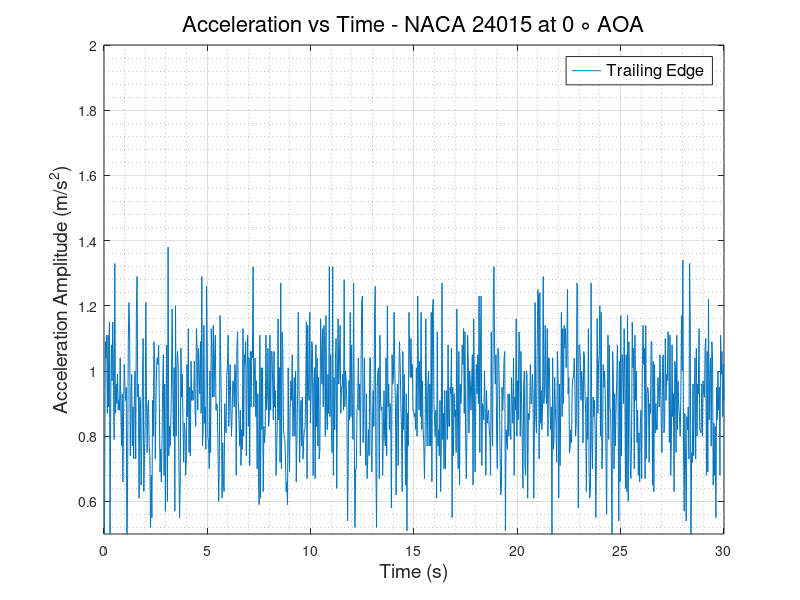
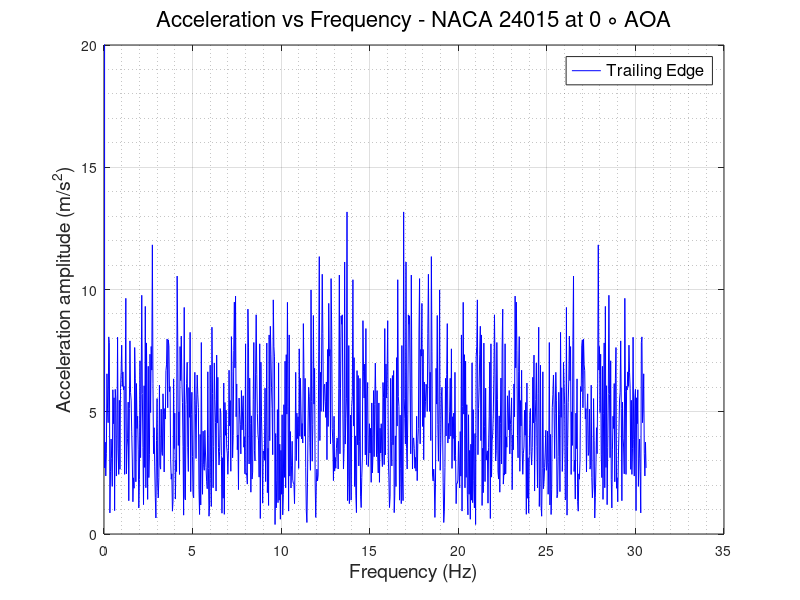

These charts were generated, in order, by the following MATLAB code:
clc
clear
close all
%% READING ACCELEROMETER DATA and defining Variables
                        % TRAILING EDGE %
data   = xlsread('TE_700rpm.csv');
TE_time   = data(:,1);
TE_X_acc  = data(:,2);
TE_Y_acc  = data(:,3);
TE_Z_acc  = data(:,4);
TE_R_acc  = sqrt(TE_X_acc.^2 + TE_Y_acc.^2 + TE_Z_acc.^2);
% plot(TE_time,TE_R_acc)
N      = numel(TE_time);
Ts     = abs(diff(TE_time(1:2)));
fs     = 1/Ts;
f_axis = [0:N-1]*fs/N;
A_freq_TE = fft(TE_Z_acc);
figure(1)
plot(TE_time, TE_Z_acc)
grid on
grid minor
xlabel('Time (s)','FontSize',14,'FontWeight','normal')
ylabel('Acceleration Amplitude (m/s^2)','FontSize',14,'FontWeight','normal')
legend ('Trailing Edge','FontSize',12,'FontWeight','normal')
title('Acceleration vs Time - NACA 24015 at 0 \circ AOA','FontSize',16,'FontWeight','normal')
ylim([0.5 2])
figure(2)
plot(f_axis,abs(A_freq_TE),'-b','LineWidth',0.5)
grid on 
grid minor
ylabel('Acceleration amplitude (m/s^2)','FontSize',14,'FontWeight','normal')
xlabel('Frequency (Hz)','FontSize',14,'FontWeight','normal')
ylim([0 20])
legend ('Trailing Edge','FontSize',12,'FontWeight','normal')
title('Acceleration vs Frequency - NACA 24015 at 0 \circ AOA','FontSize',16,'FontWeight','normal')
